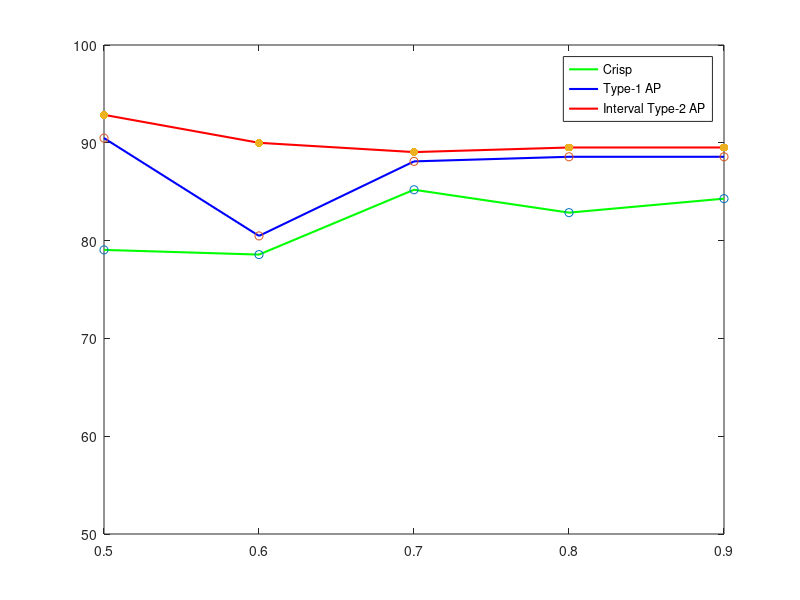

Write the MATLAB code that produced this figure.
lam1=[0.5 0.6 0.7 0.8 0.9];
acc1=[79.05 78.57 85.2 82.86 84.29];

lam2=[0.5 0.6 0.7 0.8 0.9 ];
acc2=[90.48 80.48 88.10 88.57 88.57];

lam3=[0.5 0.6 0.7 0.8 0.9 ];
acc3=[92.86 90 89.05 89.52 89.52];
clear y label;
box on
hold on 
graph1=plot(lam1,acc1,'green');
graph2=plot(lam2,acc2,'blue');
graph3=plot(lam3,acc3,'red');
set(graph1,'LineWidth',1.5);
set(graph2,'LineWidth',1.5);
set(graph3,'LineWidth',1.5);
yticks([50 60 70 80 90 100])
scatter(lam1,acc1,'green');
scatter(lam2,acc2,'blue');
scatter(lam3,acc3,'red','filled');
legend('Crisp','Type-1 AP','Interval Type-2 AP');
ylim([50 100]);
hold off